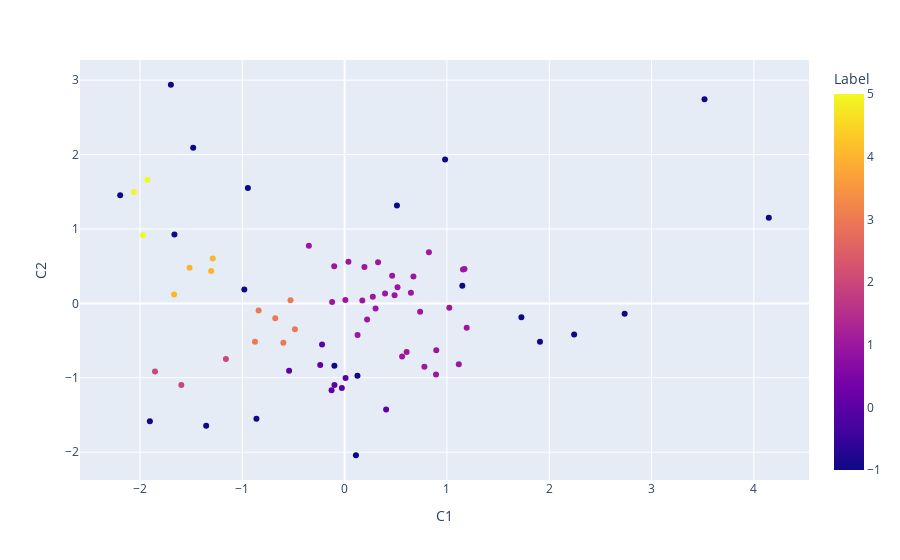

Notebook code for this chart:
### Code cell
clusters = visualize_clusters(0.6, 3)

### Figure 1 — Plotly figure (JSON) as saved in the notebook; plotly's stock layout.template omitted (floating-point values rounded to 4 significant figures)
{"data": [{"customdata": [["Ramechhap"], ["Gorkha"], ["Saptari"], ["Siraha"], ["Rautahat"], ["Lamjung"], ["Rasuwa"], ["Dhading"], ["Kavrepalanchok"], ["Dolakha"], ["Nuwakot"], ["Okhaldhunga"], ["Parbat"], ["Kaski"], ["Bara"], ["Bhaktapur"], ["Lalitpur"], ["Parsa"], ["Khotang"], ["Tanahu"], ["Sarlahi"], ["Myagdi"], ["Sindhuli"], ["Chitwan"], ["Syangja"], ["Sindhupalchok"], ["Dhanusa"], ["Mahottari"], ["Udayapur"], ["Morang"], ["Darchula"], ["Dhankuta"], ["Baitadi"], ["Solukhumbu"], ["Baglung"], ["Salyan"], ["Arghakhanchi"], ["Kathmandu"], ["Sankhuwasabha"], ["Rukum"], ["Banke"], ["Sunsari"], ["Bhojpur"], ["Rupandehi"], ["Palpa"], ["Panchthar"], ["Gulmi"], ["Makwanpur"], ["Tehrathum"], ["Dailekh"], ["Ilam"], ["Dadeldhura"], ["Nawalparasi"], ["Kapilbastu"], ["Dang"], ["Jhapa"], ["Surkhet"], ["Bardiya"], ["Achham"], ["Kanchanpur"], ["Doti"], ["Kailali"], ["Jajarkot"], ["Rolpa"], ["Taplejung"], ["Mugu"], ["Bajhang"], ["Mustang"], ["Manang"], ["Pyuthan"], ["Humla"], ["Bajura"], ["Kalikot"], ["Jumla"], ["Dolpa"]], "hovertemplate": "C1=%{x}<br>C2=%{y}<br>District=%{customdata[0]}<br>Label=%{marker.color}<extra></extra>", "legendgroup": "", "marker": {"color": [-1, 0, -1, -1, -1, 1, -1, 0, 1, 0, 0, 0, 1, -1, -1, -1, -1, 0, 1, 1, 2, 1, 0, -1, 1, 0, 2, 2, 1, 1, 3, 1, 3, -1, 1, 3, 1, -1, 1, 3, 1, 1, 1, 1, 1, 1, 1, 1, 1, 3, 1, 3, 1, -1, 1, 1, 1, 1, 4, 1, 4, 1, 4, 4, -1, -1, 5, -1, -1, -1, -1, 5, 5, -1, -1], "coloraxis": "coloraxis", "symbol": "circle"}, "mode": "markers", "name": "", "showlegend": false, "type": "scatter", "x": [0.1102, 0.4054, -0.8623, -1.354, -1.904, 0.8931, 0.1253, -0.02733, 1.116, -0.1278, -0.09975, 0.009026, 0.7795, 2.243, -0.1003, 1.909, 2.737, -0.2389, 0.5614, 0.8956, -1.596, 0.6061, -0.5428, 1.728, 1.193, -0.221, -1.161, -1.854, 0.1263, 0.7376, -0.599, 1.023, -0.8766, 1.15, 0.2194, -0.4862, 0.3021, 4.146, 0.4881, -0.6784, -0.1227, 0.2755, 0.1728, 0.3949, 0.6478, 0.5166, 0.006907, 0.6722, 1.171, -0.8412, 1.157, -0.5292, 0.4644, -0.9806, 0.3264, 0.8238, 0.1935, -0.1021, -1.667, 0.03672, -1.305, -0.3499, -1.515, -1.289, 0.5111, -1.664, -1.972, 0.9817, 3.517, -0.9457, -2.194, -2.06, -1.928, -1.481, -1.698], "xaxis": "x", "y": [-2.041, -1.425, -1.551, -1.646, -1.584, -0.9554, -0.9718, -1.138, -0.8171, -1.169, -1.096, -1.005, -0.8517, -0.4186, -0.8379, -0.517, -0.1392, -0.8269, -0.7135, -0.6298, -1.098, -0.6519, -0.9056, -0.1854, -0.329, -0.5523, -0.7464, -0.9153, -0.4246, -0.1124, -0.529, -0.05747, -0.5162, 0.2353, -0.2176, -0.3492, -0.06973, 1.151, 0.1108, -0.1988, 0.02006, 0.08815, 0.03888, 0.1322, 0.1426, 0.217, 0.0438, 0.3607, 0.462, -0.09433, 0.4564, 0.04149, 0.3702, 0.1858, 0.5534, 0.6862, 0.4879, 0.4995, 0.1203, 0.5593, 0.434, 0.7734, 0.4792, 0.6039, 1.316, 0.9267, 0.9169, 1.935, 2.744, 1.551, 1.453, 1.497, 1.662, 2.093, 2.939], "yaxis": "y"}], "layout": {"coloraxis": {"colorbar": {"title": {"text": "Label"}}, "colorscale": [[0, "#0d0887"], [0.1111, "#46039f"], [0.2222, "#7201a8"], [0.3333, "#9c179e"], [0.4444, "#bd3786"], [0.5556, "#d8576b"], [0.6667, "#ed7953"], [0.7778, "#fb9f3a"], [0.8889, "#fdca26"], [1, "#f0f921"]]}, "legend": {"tracegroupgap": 0}, "margin": {"t": 60}, "xaxis": {"anchor": "y", "domain": [0, 1], "title": {"text": "C1"}}, "yaxis": {"anchor": "x", "domain": [0, 1], "title": {"text": "C2"}}}}
